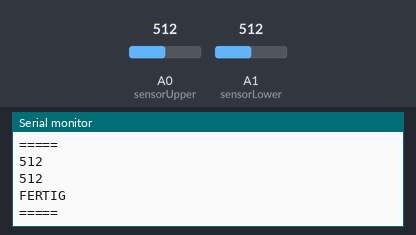
Bench run of a sketch on a simulated Arduino Uno, built with avr-gcc and run on an emulated ATmega328P. Parts: the last lines printed to the serial monitor. Inputs (shaded band) come from the test bench; at power-on: A0 (sensorUpper) = 512, A1 (sensorLower) = 512.

Above: at 1.2 s.
1.3 s: A0 (sensorUpper) set to 716
2.8 s: A1 (sensorLower) set to 716
At 3.33 s:
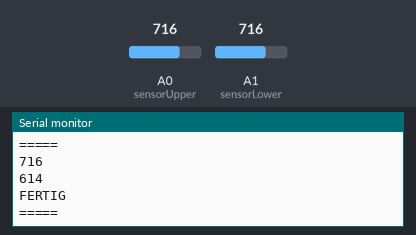
4.3 s: A0 (sensorUpper) set to 900
At 4.34 s:
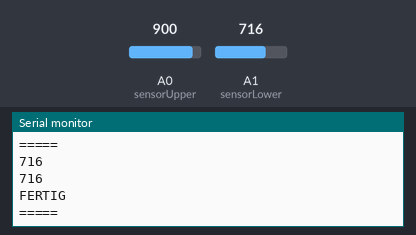
5.8 s: A1 (sensorLower) set to 900
At 6.35 s:
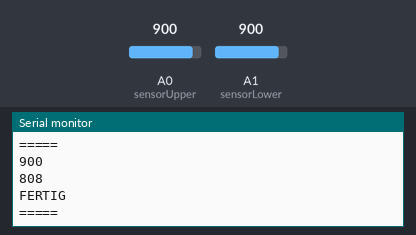
Timing chart, 0 to 8.3 s (numbered marks = the images above; inputs shaded):
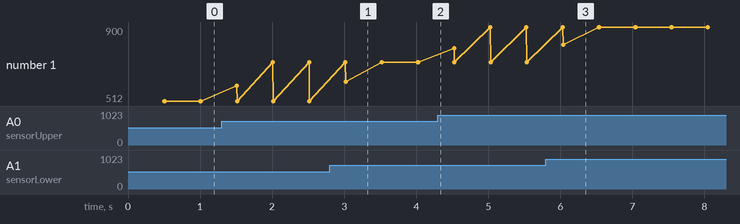

Measured:
- after the input at 2.8 s, the serial monitor: prints a new line after 0.22 s (image 1)
- after the input at 5.8 s, the serial monitor: prints a new line after 0.24 s (image 3)

The sketch:

Moisture_Level_Test.ino
```cpp
int sensorUpper = A0;
int sensorLower = A1;
const int valueUpperMax = 258;
const int valueLowerMax = 220;

void setup()
{
  Serial.begin(9600);
  pinMode(sensorUpper, INPUT);
  pinMode(sensorLower, INPUT);
}

void loop()
{
  int a = 0;
  int valueUpper = 0;
  int valueLower = 0;
  do
  {
    delay(25);
    valueUpper += analogRead(sensorUpper);
    delay(25);
    valueLower += analogRead(sensorLower);
    a++;
  }
  while(a < 10);
  valueUpper = valueUpper / 10;
  valueLower = valueLower / 10;
  Serial.println(valueUpper);
  Serial.println(valueLower);
  if(valueUpper > valueUpperMax && valueLower > valueLowerMax)
  {
    Serial.println("FERTIG");
  }
  Serial.println("");
  Serial.println("=====");
  Serial.println("");
}
```
